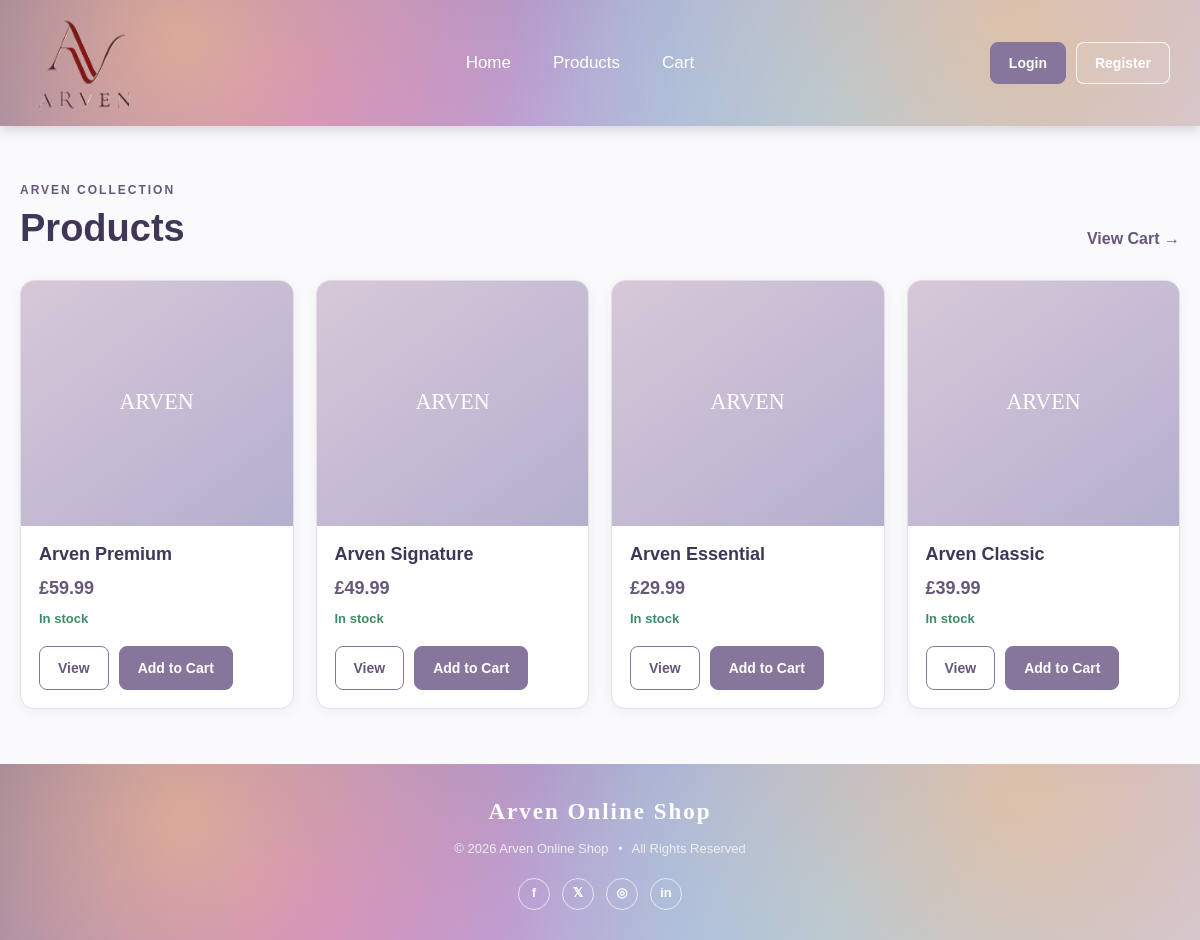
Page /products on the committed database.
### tables this page shows
CREATE TABLE `products` (
    `product_id` INT UNSIGNED NOT NULL AUTO_INCREMENT,
    `name` VARCHAR(100) NOT NULL,
    `price` DECIMAL(10,2) NOT NULL,
    `size` ENUM('S','M','L','XL','XXL') NOT NULL DEFAULT 'M',
    `image` VARCHAR(255) NOT NULL DEFAULT 'product-placeholder.svg',
    `stock` INT UNSIGNED NOT NULL DEFAULT 0,
    `description` TEXT NOT NULL,
    `created_at` TIMESTAMP NOT NULL DEFAULT CURRENT_TIMESTAMP,
    PRIMARY KEY (`product_id`)
);

### app/Controllers/ProductsController.php (called while the page is built, shortened)
<?php
require_once BASE_PATH . '/app/Core/Database.php';
class ProductsController
{
    public function index(): void
    {
        $db = new Database();
        $stmt = $db->pdo->query(
            "SELECT product_id, name, price, image, stock, description
             FROM products
             ORDER BY product_id DESC"
        );
        $products = $stmt->fetchAll();
        require BASE_PATH . '/app/Views/layout.php';
    }
}

### public/index.php (called while the page is built, shortened)
<?php
$router = new Router();
$router->dispatch();

### app/core/Database.php (called while the page is built, shortened)
<?php
class Database
{
    private string $host = 'localhost';
    private string $db = 'arven';
    private string $user = 'root';
    private string $pass = '';
    private string $charset = 'utf8mb4';
    public function __construct()
    {
        $dsn = "mysql:host={$this->host};dbname={$this->db};charset={$this->charset}";
        $options = [
            PDO::ATTR_ERRMODE => PDO::ERRMODE_EXCEPTION,
            PDO::ATTR_DEFAULT_FETCH_MODE => PDO::FETCH_ASSOC,
            PDO::ATTR_EMULATE_PREPARES => false,
        ];
        try {
            $this->pdo = new PDO($dsn, $this->user, $this->pass, $options);
        } catch (PDOException $e) {
            http_response_code(500);
            die('Database connection failed. Check your database settings.');
        }
    }
}

### app/Views/products.php (the view)
<section class="page-section">
    <div class="section-heading">
        <div>
            <p class="eyebrow">ARVEN COLLECTION</p>
            <h1>Products</h1>
        </div>
        <a href="/cart">View Cart →</a>
    </div>
    <?php if (empty($products)): ?>
        <div class="empty-state">
            <h3>No products available</h3>
            <p>Please check back soon.</p>
        </div>
    <?php else: ?>
        <div class="product-grid">
            <?php foreach ($products as $product): ?>
                <?php
                    $image = !empty($product['image']) ? $product['image'] : 'product-placeholder.svg';
                    $imagePath = '/assets/images/' . rawurlencode($image);
                    $inStock = (int)$product['stock'] > 0;
                ?>
                <article class="product-card">
                    <a href="/product?id=<?= (int)$product['product_id'] ?>" class="product-image-link">
                        <img src="<?= htmlspecialchars($imagePath) ?>"
                             alt="<?= htmlspecialchars($product['name']) ?>">
                    </a>
                    <div class="product-card-body">
                        <h2><?= htmlspecialchars($product['name']) ?></h2>
                        <p class="product-price">
                            £<?= number_format((float)$product['price'], 2) ?>
                        </p>
                        <p class="stock <?= $inStock ? 'in-stock' : 'out-of-stock' ?>">
                            <?= $inStock ? 'In stock' : 'Out of stock' ?>
                        </p>
                        <div class="product-actions">
                            <a href="/product?id=<?= (int)$product['product_id'] ?>"
                               class="btn btn-secondary">
                                View
                            </a>
                            <?php if ($inStock): ?>
                                <a href="/cart/add?id=<?= (int)$product['product_id'] ?>"
                                   class="btn btn-primary">
                                    Add to Cart
                                </a>
                            <?php endif; ?>
                        </div>
                    </div>
                </article>
            <?php endforeach; ?>
        </div>
    <?php endif; ?>
</section>

### public/assets/css/style.css (style rules this page uses)
:root { --purple: #86769b; --purple-dark: #655879; --purple-light: #b3aecf; --cream: #f7f3f5; --text: #3f3658; --muted: #6f6879; --white: #ffffff; --border: #e4dfe7; --danger: #b64d5a; --success: #3f8a67; --shadow: 0 8px 25px rgba(63, 54, 88, 0.12); }
* { box-sizing: border-box; margin: 0; padding: 0; }
html { min-height: 100%; scroll-behavior: smooth; }
body { min-height: 100vh; display: flex; flex-direction: column; background: #faf9fb; color: var(--text); font-family: Arial, sans-serif; line-height: 1.6; }
a { color: inherit; }
button, .btn, .nav-button, .site-nav a, .mobile-menu a { transition: 0.2s ease; }
.page-section { width: min(1180px, calc(100% - 40px)); margin: 0 auto; padding: 55px 0; }
.eyebrow { margin-bottom: 6px; color: var(--purple-dark); font-size: 12px; font-weight: 700; letter-spacing: 2px; }
.page-section h1, .page-section h2, .page-section h3 { line-height: 1.2; }
.section-heading { display: flex; align-items: flex-end; justify-content: space-between; gap: 20px; margin-bottom: 28px; }
.section-heading h1, .section-heading h2 { font-size: clamp(28px, 4vw, 38px); }
.section-heading > a { color: var(--purple-dark); text-decoration: none; font-weight: 600; }
.btn { display: inline-flex; align-items: center; justify-content: center; min-height: 44px; padding: 9px 18px; border: 1px solid transparent; border-radius: 8px; text-decoration: none; font-size: 14px; font-weight: 700; cursor: pointer; }
.btn-primary { background: var(--purple); color: #ffffff; border-color: var(--purple); }
.btn-secondary { background: #ffffff; color: var(--purple-dark); border-color: var(--purple); }
.product-grid { display: grid; grid-template-columns: repeat(4, minmax(0, 1fr)); gap: 22px; }
.product-card { overflow: hidden; background: #ffffff; border: 1px solid var(--border); border-radius: 14px; box-shadow: 0 3px 12px rgba(63,54,88,.06); }
.product-image-link { display: block; }
.product-card img { width: 100%; height: 245px; display: block; object-fit: cover; background: #eeeaf0; }
.product-card-body { padding: 18px; }
.product-card h2, .product-card h3 { margin-bottom: 8px; font-size: 18px; }
.product-price, .product-detail-price { color: var(--purple-dark); font-weight: 700; font-size: 18px; }
.product-actions { display: flex; flex-wrap: wrap; gap: 10px; margin-top: 16px; }
.stock { margin-top: 7px; font-size: 13px; font-weight: 700; }
.in-stock { color: var(--success); }

### rows in the picture
products: image (placeholder picture), name "Arven Premium", price "59.99", stock "In stock"
products: image (placeholder picture), name "Arven Signature", price "49.99", stock "In stock"
products: image (placeholder picture), name "Arven Essential", price "29.99", stock "In stock"
products: image (placeholder picture), name "Arven Classic", price "39.99", stock "In stock"
